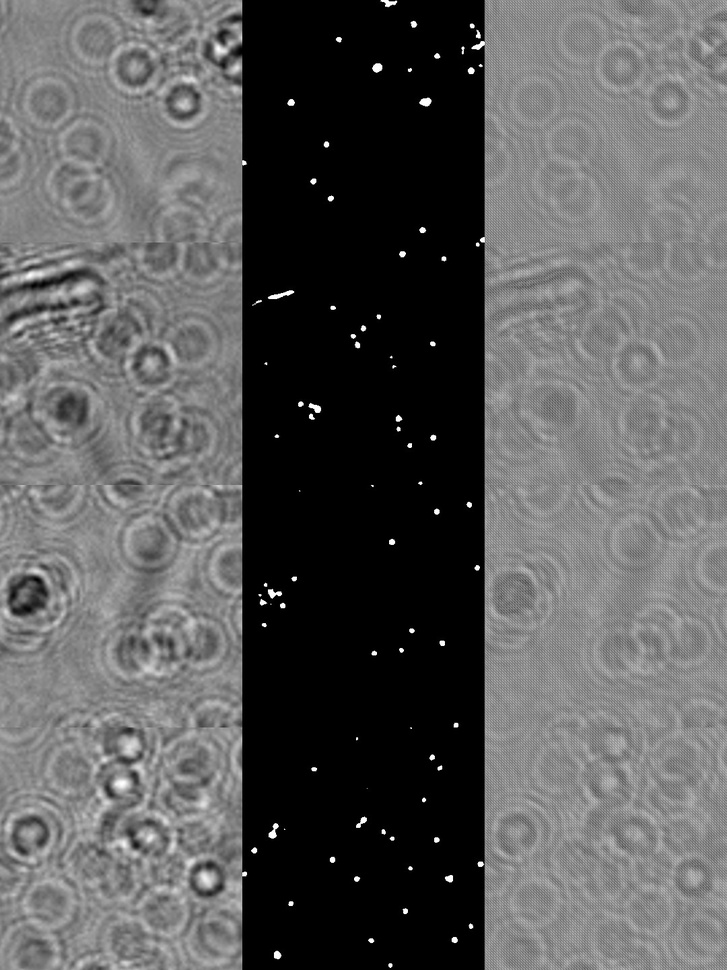
#> input picture models/m-25-unet-real-data-augmented/prediction-23/_init - Copy.jpg, 727 x 970 px, shrunk from 1080 x 1440 before the run
$ python -i recon.py   (imports and definitions only)   (older library calls are emulated)
#> lines starting #> are read from the running program, lines starting #| are printed output that depends on the picture
import numpy as np
import scipy
import scipy.misc
import scipy.ndimage
import scipy.io
import scipy.interpolate
import skimage
import time
import cv2
import os.path
import skimage.morphology
from scipy.ndimage.filters import uniform_filter


class Reconstruction(object):
    def __init__(self):
        # lambda is the wavelength in meters (i.e. 405nm = UV light)
        self.lmbda = 625e-9
        self.UpsampleFactor = 2
        self.delta2 = 2.2e-6
        self.Dz = 5e-4
        self.Threshold_objsupp = 0.06
        self.NumIteration = 30
        self.std_filter_size = 9
        self.dilation_size = 6
        self.debug = False
        self.min_small_obj_size = 300

    def upsampling(self, data, dx1):
        dx2 = dx1 / (2 ** self.UpsampleFactor)
        x_size = ((2 ** self.UpsampleFactor) * data.shape[0]) - (2 ** (self.UpsampleFactor) - 1)
        y_size = ((2 ** self.UpsampleFactor) * data.shape[1]) - (2 ** (self.UpsampleFactor) - 1)
        data = data.astype("float32")
        upsampled = scipy.ndimage.zoom(data, [x_size / data.shape[0], y_size / data.shape[1]], order=3)
        self.debug_save_mat(upsampled, 'upsampledPy')
        return upsampled, dx2

    def ft2(self, g, delta):
        return np.fft.fftshift(np.fft.fft2((np.fft.fftshift(g)))) * delta ** 2

    def ift2(self, G, dfx, dfy):
        Nx, Ny = np.shape(G)
        return np.fft.ifftshift(np.fft.ifft2(np.fft.ifftshift(G))) * Nx * Ny * dfx * dfy

    # [11 lines left out: function debug_save_mat, not called in this run]

    def compute(self, data):
        self.__init__()
        ft2 = self.ft2
        ift2 = self.ift2
        mul = np.multiply
        k = 2 * np.pi / self.lmbda
        subNormAmp = np.sqrt(data)
        # delta_prev = self.delta2

        if self.UpsampleFactor > 0:
            subNormAmp, self.delta2 = self.upsampling(subNormAmp, self.delta2)

        self.debug_save_mat(subNormAmp, 'subNormAmpPy')

        Nx, Ny = np.shape(subNormAmp)
        delta1 = self.delta2

        dfx = 1 / (Nx * self.delta2)
        dfy = 1 / (Ny * self.delta2)

        fx, fy = np.meshgrid(np.arange(-Ny / 2, Ny / 2, 1) * dfy,
                             np.arange(-Nx / 2, Nx / 2, 1) * dfx)
        #print(1 - self.lmbda ** 2 * fx ** 2 - self.lmbda ** 2 * fy ** 2)
        Gbp = np.exp((1j * k * self.Dz) * np.sqrt(1 - self.lmbda ** 2 * fx ** 2 - self.lmbda ** 2 * fy ** 2))
        Gfp = np.exp((-1j * k * self.Dz) * np.sqrt(1 - self.lmbda ** 2 * fx ** 2 - self.lmbda ** 2 * fy ** 2))

        self.debug_save_mat(Gbp, 'GbpPy')
        Input = subNormAmp

        F2 = ft2(Input, self.delta2)
        Recon1 = ift2(mul(F2, Gbp), dfx, dfy)

        # np.abs(np.real(Recon1))
        support = self.window_stdev(mul(np.abs(Recon1), np.cos(np.angle(Recon1))), self.std_filter_size / 2)
        self.debug_save_mat(support, 'supportStdPy' + str(self.std_filter_size))

        support = np.where(support > self.Threshold_objsupp, 1, 0)
        self.debug_save_mat(support, 'supportThresholdPy')

        support = scipy.ndimage.binary_dilation(support, structure=skimage.morphology.disk(self.dilation_size))
        self.debug_save_mat(support, 'supportDilatePy')

        # bFill = time.time()

        # corresponds to imfill(support,'holes');
        support = scipy.ndimage.binary_fill_holes(support)
        self.debug_save_mat(support, 'supportFillHoles')
        # bRemove = time.time()

        # corresponds to imfill bwareaopen(support,300)
        skimage.morphology.remove_small_objects(support, min_size=self.min_small_obj_size, connectivity=2,
                                                in_place=True)
        self.debug_save_mat(support, 'supportRemoveSmallObj')
        # after = time.time()
        # print("Fill Time:  {:.2f}s -- Remove Small Objects Time:  {:.2f}s".format(after - bFill, after - bRemove))


        for k in range(self.NumIteration):
            #t1 = time.time()
            Constraint = np.where(support == 1, np.abs(Recon1), 1)
            Constraint = np.where(np.abs(Recon1) > 1, 1, Constraint)

            Recon1_update = mul(Constraint, np.exp(1j * np.angle(Recon1)))

            F1 = ft2(Recon1_update, delta1)

            Output = ift2(mul(F1, Gfp), dfx, dfy)

            Input = mul(subNormAmp, np.exp(1j * np.angle(Output)))

            F2 = ft2(Input, self.delta2)

            Recon1 = ift2(mul(F2, Gbp), dfx, dfy)
            """print("Completing Iteration {0} of {1}  -  {2:.2f}%".format(k, self.NumIteration,
                                                                        100. * k / self.NumIteration),
                                                                         " -  Time: {:.2f}s".format(time.time() - t1))"""

        F2 = ft2(Input, self.delta2)
        ReconImage = ift2(mul(F2, Gbp), dfx, dfy)

        return ReconImage

    # [38 lines left out: functions process, window_stdev, hough_circle_transform, not called in this run]


# Usage
"""
recon = Reconstruction()
# change parameters if needed
# recon.lmbda = 625e-9
# recon.delta = 2.2e-6
recon.debug = True
t1 = time.time()
result = recon.process('test recon.png', 'ref.png')
print("Reconstruction runs in:", time.time() - t1, "seconds")
scipy.misc.imsave('output.png', np.abs(result))"""

>>> import cv2
>>> picture = cv2.imread('../../models/m-25-unet-real-data-augmented/prediction-23/_init - Copy.jpg')
#> picture is the input picture: shape (970, 727, 3); min 0, max 255, mean 90.4
>>> result = Reconstruction().compute(picture)
#> in compute, `subNormAmp = np.sqrt(data)`:
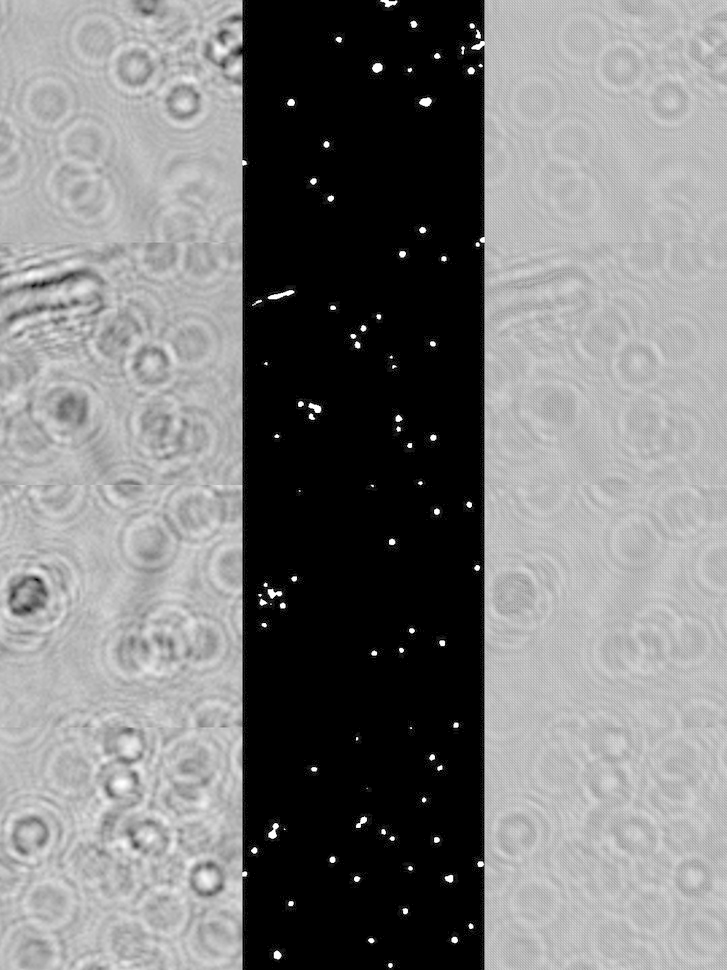
#> subNormAmp: shape (970, 727, 3) float16; min 0, max 15.97, mean 7.79; drawn with min black and max white
#> (the run stopped early here; a loop or call above may not have finished)

$ run again, on models/m-25-unet-real-data-augmented/prediction-23/epoch_0.jpg
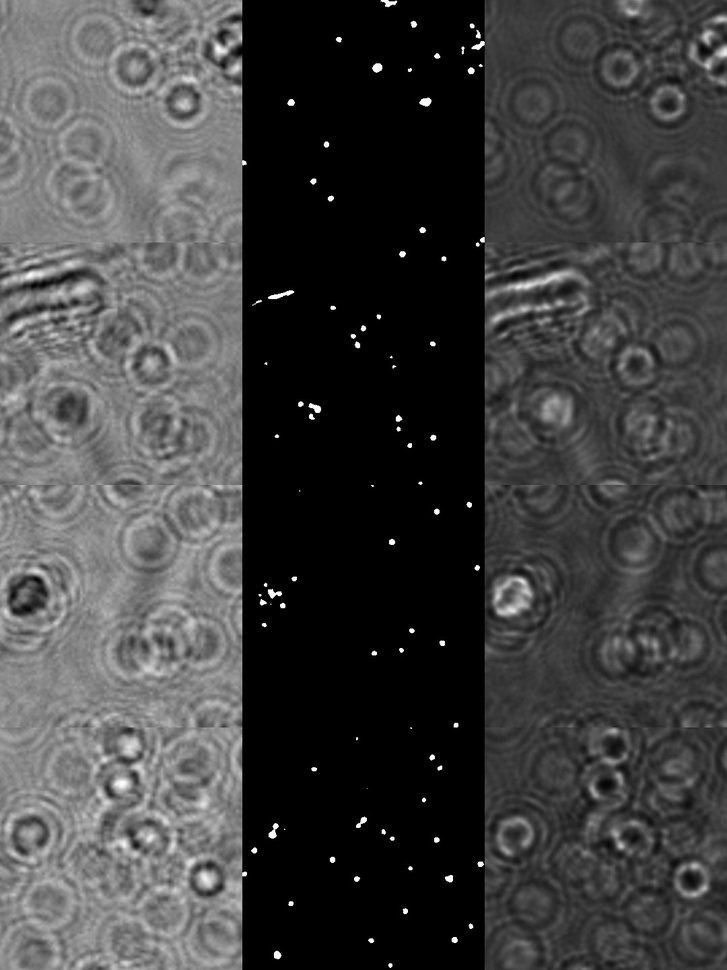
#> input picture models/m-25-unet-real-data-augmented/prediction-23/epoch_0.jpg, 727 x 970 px, shrunk from 1080 x 1440 before the run
#> picture is the input picture: shape (970, 727, 3); min 0, max 255, mean 65.4
#> in compute, `subNormAmp = np.sqrt(data)`:
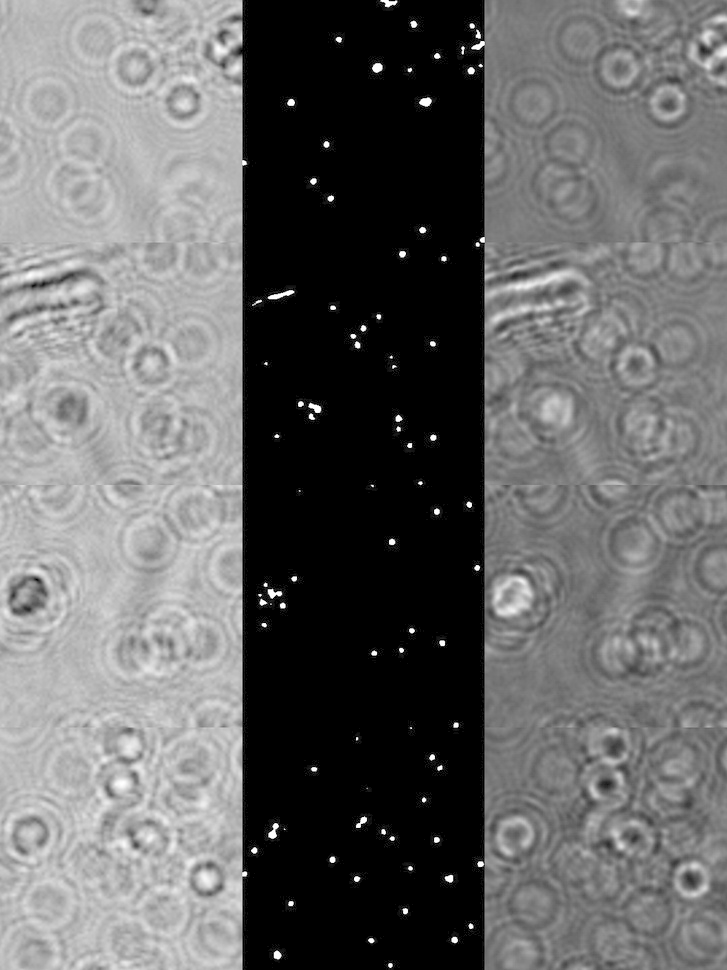
#> subNormAmp: shape (970, 727, 3) float16; min 0, max 15.97, mean 6.5; drawn with min black and max white
